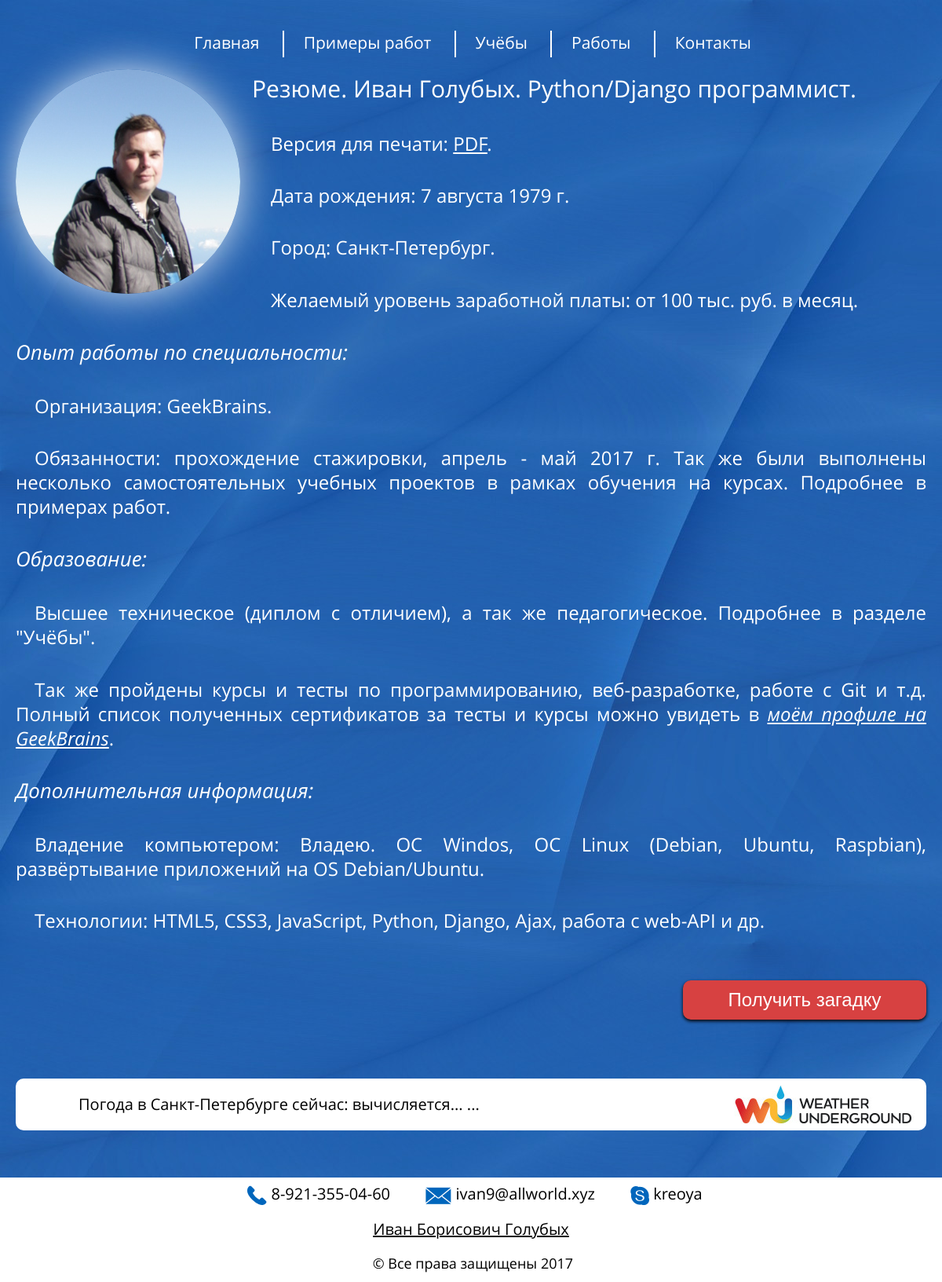
/portfolio/2017_portfolio/, run on an earlier commit of the app's database.
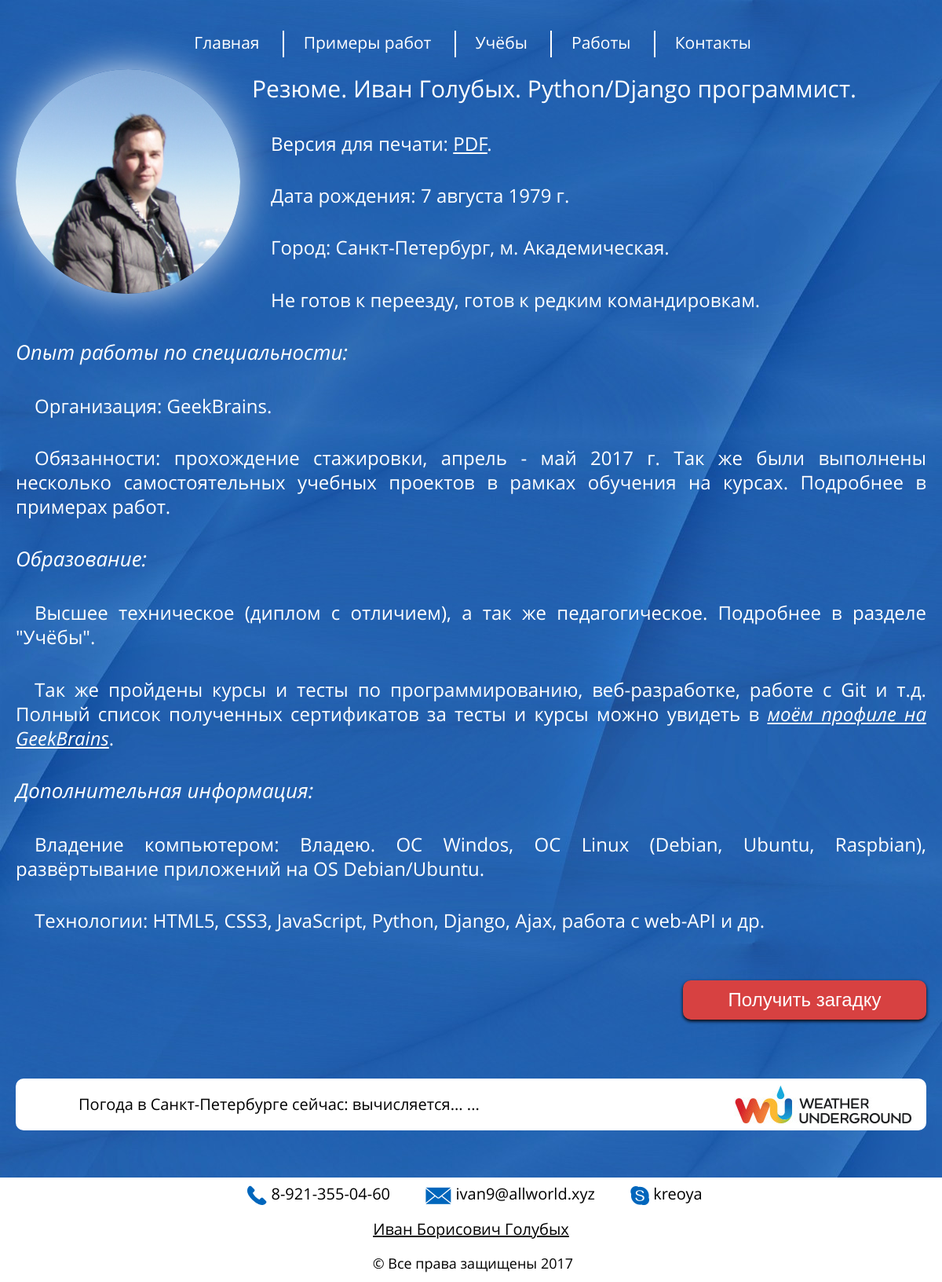
And on a later commit of the database.
### app_main/models_main_page.py (models this page shows, shortened)
class MainText(models.Model):
    ordinal = models.PositiveSmallIntegerField(
            blank=False,
            null=False,
            db_index=True,
            unique=True,
            help_text='Порядковый номер абзаца в тексте',
            verbose_name="Порядковый номер абзаца в тексте",
                )
    text = models.TextField(
                            blank=False,
                            null=False,
                            db_index=False,
                            unique=False,
                            help_text='Текст абзаца',
                            verbose_name="Текст абзаца",
                            )
    up = models.ForeignKey(MainHeader4Text,
                           on_delete=models.CASCADE,
                           )

### app_main/views.py (the view)
class MainListView(ListView):
    crumbs_page_name = 'Главная'
    crumbs_page_urlname = 'main'
    crumbs_up = False
    queryset = MainHeader1Text.objects.order_by('ordinal').\
        prefetch_related('mainheader2text_set',
                         'mainheader2text_set__mainheader3text_set',
                         'mainheader2text_set__mainheader3text_set__'
                         'mainheader4text_set',
                         'mainheader2text_set__mainheader3text_set__'
                         'mainheader4text_set__maintext_set')
    template_name = 'index.html'
    @staticmethod
    def path_to_my_photo():
        if datetime.now().month in (5, 6, 7, 8, 9, 10):
            return 'app_main/img/my_foto_summer.jpg'
        return 'app_main/img/my_foto_winter.jpg'
    def get_context_data(self, **kwargs):
        context = super().get_context_data(**kwargs)
        if 'session_exist' not in self.request.session or\
                not self.request.session['session_exist']:
            self.request.session['session_exist'] = True
        context['path_to_my_photo'] = __class__.path_to_my_photo()
        return context

### app_main/templates/index.html (shortened to what this page needs)
{% extends "base.html" %}
{% load staticfiles %}
{% block content  %}
    <div class="my_foto">
        <img alt="Иван Борисович Голубых" src="{% static path_to_my_photo %}">
    </div>
    {% for h1 in object_list %}
        {% if h1.text %}
            <h1>{{ h1.text|safe }}</h1>
        {% endif %}
        {% for h2 in h1.mainheader2text_set.all|dictsort:"ordinal" %}
            {% if h2.text|safe %}
                <h2>{{ h2.text }}</h2>
            {% endif %}
            {% for h3 in h2.mainheader3text_set.all|dictsort:"ordinal" %}
                {% for h4 in h3.mainheader4text_set.all|dictsort:"ordinal" %}
                    {% for text in h4.maintext_set.all|dictsort:"ordinal" %}
                        {% if text.text %}
                            <p>{{ text.text|safe }}</p>
                        {% endif %}
                    {% endfor %}
                {% endfor %}
            {% endfor %}
        {% endfor %}
    {% endfor %}
    <div class="puzzle_button">
        <button onclick="arcana();">Получить загадку</button>
    </div>
{% endblock %}

What changed in the data, as far as the page shows it:
changed MainText: text "Город: Санкт-Петербург." → "Город: Санкт-Петербург, м. Академическая."
changed MainText: text "Желаемый уровень заработной платы: от 100 тыс. руб. в месяц." → "Не готов к переезду, готов к редким командировкам."
